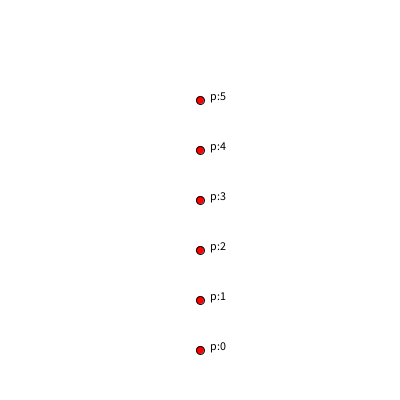
Frame 1 (no input)
Frame 60 (the mouse pressed at the canvas centre just before this capture): identical to frame 1, image omitted
Frame 120 (the mouse held since frame 60 and released just before this capture): identical to frame 1, image omitted

The Processing sketch that drew this single still picture (run headless with seeded random() and noise(); from frame 60 on, the mouse is pressed at the canvas centre):

// Processing sketch: week14_5
// ── week14_5.pde
// week14_5_ik_inverse_kinematics_part3
// 用簡單的線段，來解真的 ID 的運算

PVector[] p = new PVector[6];

void setup() {
  size(400, 400);
  for (int i = 0; i < 6; i++) {
    p[i] = new PVector(200, 350 - 50 * i);
  }
}

void draw() {
  background(255);
  for (int i = 0; i < 6; i++) {
    fill(255, 0, 0);
    ellipse(p[i].x, p[i].y, 8, 8);
    fill(0);
    text("p:" + i, p[i].x + 10, p[i].y);
  }
}
